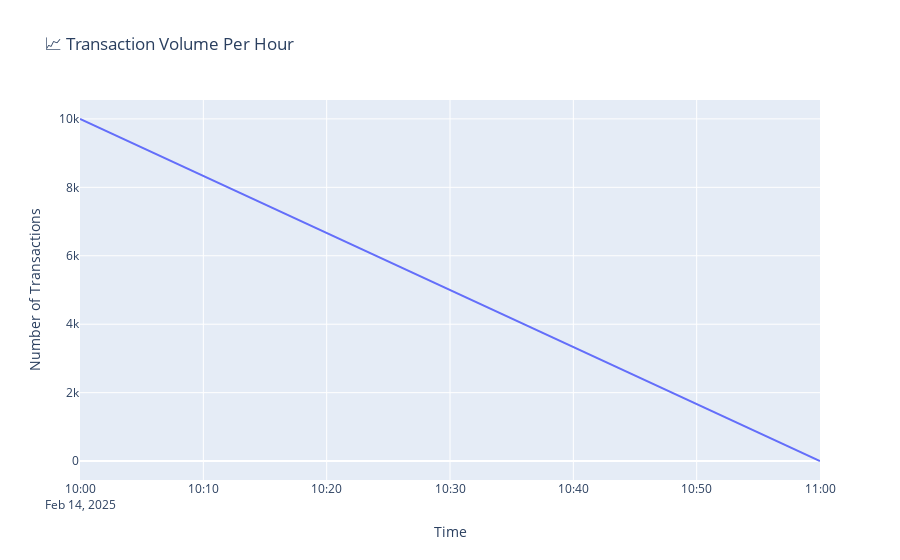

The code cell stored with this chart in its notebook:
### Markdown cell above
#### <i> Data Visulization And Analysis </i>

### Code cell
#  Transaction Volume Over Time
# -------------------------
tx_hourly = df.groupby(df['timestamp'].dt.floor('H'))['transaction_id'].count().reset_index()
fig = px.line(tx_hourly, x='timestamp', y='transaction_id', title='📈 Transaction Volume Per Hour')
fig.update_layout(xaxis_title='Time', yaxis_title='Number of Transactions')
fig.show()

### Figure 1 — Plotly figure (JSON) as saved in the notebook; plotly's stock layout.template omitted (floating-point values rounded to 4 significant figures)
{"data": [{"hovertemplate": "timestamp=%{x}<br>transaction_id=%{y}<extra></extra>", "legendgroup": "", "line": {"color": "#636efa", "dash": "solid"}, "marker": {"symbol": "circle"}, "mode": "lines", "name": "", "orientation": "v", "showlegend": false, "type": "scatter", "x": ["2025-02-14T10:00:00", "2025-02-14T11:00:00"], "xaxis": "x", "y": [9997, 3], "yaxis": "y"}], "layout": {"legend": {"tracegroupgap": 0}, "title": {"text": "📈 Transaction Volume Per Hour"}, "xaxis": {"anchor": "y", "domain": [0, 1], "title": {"text": "Time"}}, "yaxis": {"anchor": "x", "domain": [0, 1], "title": {"text": "Number of Transactions"}}}}
